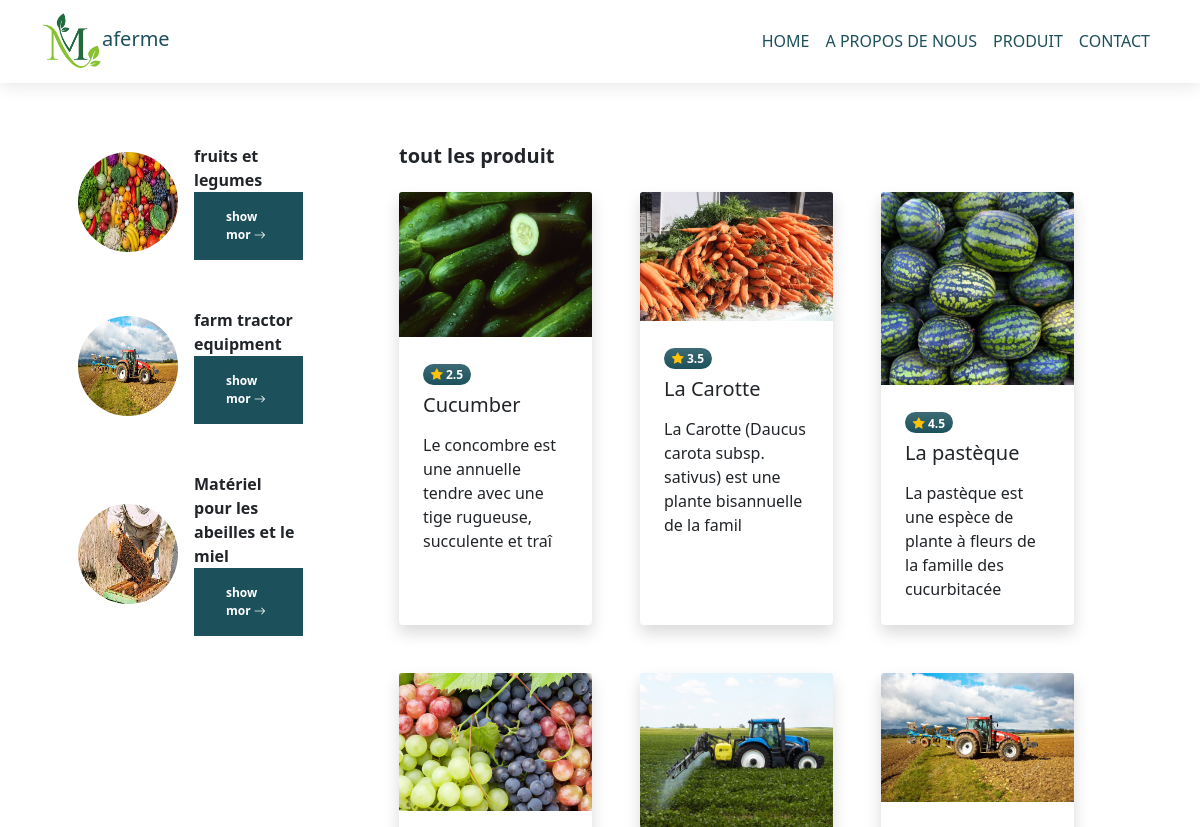
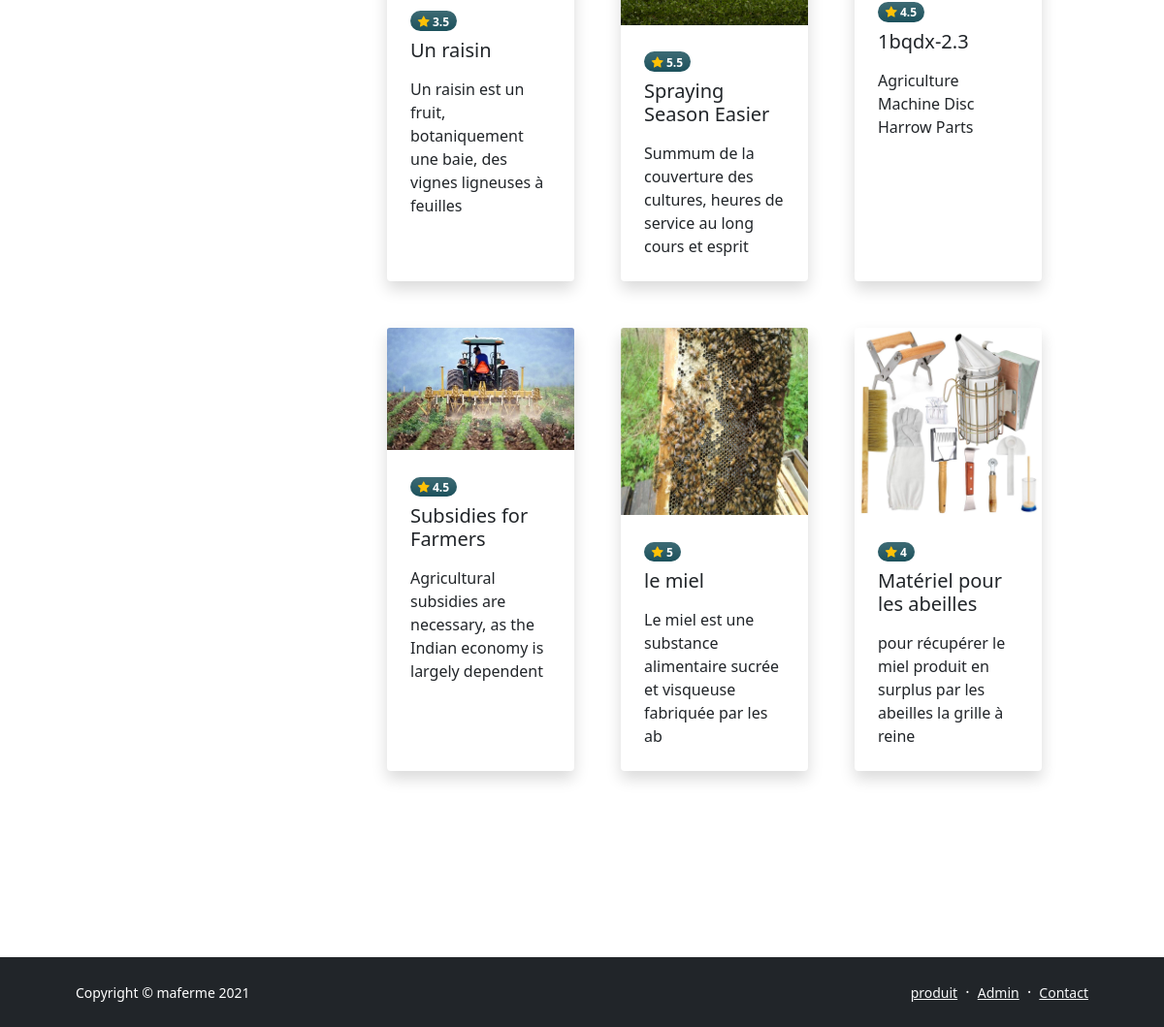
The app's page /all_produit.php with its own data (2 pictures, top to bottom).
### tables this page shows
CREATE TABLE `categorie` (
  `cat_id` int(3) NOT NULL,
  `cat_titre` varchar(255) NOT NULL,
  `cat_image` text NOT NULL
);

CREATE TABLE `produit` (
  `produit_id` int(11) NOT NULL,
  `produit_cat_id` int(11) NOT NULL,
  `produit_titre` varchar(255) NOT NULL,
  `produit_prix` int(11) NOT NULL,
  `produit_img` text NOT NULL,
  `produit_comment` varchar(255) NOT NULL,
  `produit_description` text NOT NULL,
  `produit_date` date NOT NULL,
  `produit_evaluation` float NOT NULL
);

### all_produit.php (the view, shortened to what this page needs)
<?php include "./include/head.php" ?>
<section class="py-5">
    <div class="container px-5 my-5">
        <div class="row gx-5">
            <div class="col-lg-3" data-aos="fade-right">
                <?php
                $query = "SELECT * FROM categorie ";
                $select_all = mysqli_query($conn, $query);
                while ($row = mysqli_fetch_assoc($select_all)) {
                    $cat_id = $row['cat_id'];
                    $cat_titre = $row['cat_titre'];
                    $cat_image = $row['cat_image'];
                ?>
                    <div class="d-flex align-items-center mt-lg-5 mb-4">
                        <img style=" width: 100px; height: 100px ;" class="img-fluid rounded-circle" src="image_db/categotie_img/<?php echo $cat_image ?> " alt="..." />
                        <div class="ms-3">
                            <div class="fw-bold"><?php echo $cat_titre ?></div>
                            <div class="text-muted">
                                <a class="button button--flex button--link home__info-button" href="category.php?cat_id=<?php echo $cat_id ?>">
                                    show mor <i class="bi bi-arrow-right"></i>
                                </a>
                            </div>
                        </div>
                    </div>
                <?php  } ?>
            </div>
            <div class="col-lg-9" data-aos="fade-left">
                <section class="py-5">
                    <div class="container px-5">
                        <h2 class="fw-bolder fs-5 mb-4">tout les produit</h2>
                        <div class="row gx-5">
                            <?php
                            $query = "SELECT * FROM produit  ";
                            $select_all = mysqli_query($conn, $query);
                            while ($row = mysqli_fetch_assoc($select_all)) {
                                $produit_id = $row['produit_id'];
                                $produit_titre = $row['produit_titre'];
                                $produit_evaluation = $row['produit_evaluation'];
                                $produit_description = substr($row['produit_description'], 0, 80);
                                $produit_img = $row['produit_img'];
                            ?>
                                <div class="col-lg-4 mb-5">
                                    <div class="card h-100 shadow border-0">
                                        <img class="card-img-top" src="image_db/produit_img/<?php echo $produit_img ?>" alt="..." />
                                        <div class="card-body p-4">
                                            <div class="badge bg-secondary bg-gradient rounded-pill mb-2"><i class="bi bi-star-fill text-warning"></i> <?php echo $produit_evaluation ?></div>
                                            <a class="text-decoration-none link-dark stretched-link" href="produit_comenter.php?p_id=<?php echo $produit_id ?>">
                                                <h5 class="card-title mb-3"><?php echo $produit_titre ?></h5>
                                            </a>
                                            <p class="card-text mb-0"><?php echo $produit_description ?></p>
                                        </div>
                                    </div>
                                </div>
                            <?php } ?>
                        </div>
                    </div>
            </div>
        </div>
</section>
</main>
<?php include "./include/footer.php" ?>

### include/head.php (shortened to what this page needs)
<!DOCTYPE html>
<html lang="en">
<head>
    <link rel="stylesheet" href="https://unpkg.com/aos@next/dist/aos.css" />
    <link href="https://cdn.jsdelivr.net/npm/bootstrap-icons@1.5.0/font/bootstrap-icons.css" rel="stylesheet" />
    <link href="css/styles.css" rel="stylesheet" />
</head>
<body class="d-flex flex-column">
    <main class="flex-shrink-0">
        <nav id="navbar" class="navbar nav  fixed-top navbar-expand-lg navbar-light scrolling-active">
            <div class="container ">
                <a class="navbar-brand  navA " href="index.php"><img class="logo " src="./image_db/maFERME.png" alt="">aferme</a>
                <ul class="navbar-nav ms-auto mb-2 mb-lg-0">
                    <li class="nav-item"><a class="nav-link navA " href="index.php ">HOME</a></li>
                    <li class="nav-item"><a class="nav-link navA " href="about.php">A PROPOS DE NOUS </a></li>
                    <li class="nav-item"><a class="nav-link navA " href="all_produit.php">PRODUIT</a></li>
                    <li class="nav-item"><a class="nav-link navA " href="contact.php">CONTACT</a></li>
                </ul>
            </div>
        </nav>

### include/footer.php (shortened to what this page needs)
<footer class="bg-dark py-4 mt-auto">
    <div class="container px-5">
        <div class="row align-items-center justify-content-between flex-column flex-sm-row">
            <div class="col-auto">
                <div class="small m-0 text-white">Copyright &copy; maferme 2021</div>
            </div>
            <div class="col-auto">
                <a class="link-light small" href="all_produit.php">produit</a>
                <span class="text-white mx-1">&middot;</span>
                <a class="link-light small" href="admin/login.php">Admin</a>
                <span class="text-white mx-1">&middot;</span>
                <a class="link-light small" href="contact.php">Contact</a>
            </div>
        </div>
    </div>
</footer>
</body>
</html>

### include/head.php (style rules this page uses)
.navA { color: #1c515c !important; }

### records on screen
categorie: cat_image (picture), cat_titre "fruits et legumes"
categorie: cat_image (picture), cat_titre "farm tractor equipment"
categorie: cat_image (picture), cat_titre "Matériel pour les abeilles et le miel"
produit: produit_img (picture), produit_evaluation "2.5", produit_titre "Cucumber", produit_description "Le concombre est une annuelle tendre avec une tige rugueuse, succulente et traî"
produit: produit_img (picture), produit_evaluation "3.5", produit_titre "La Carotte", produit_description "La Carotte (Daucus carota subsp. sativus) est une plante bisannuelle de la famil"
produit: produit_img (picture), produit_evaluation "4.5", produit_titre "La pastèque", produit_description "La pastèque est une espèce de plante à fleurs de la famille des cucurbitacée"
produit: produit_img (picture), produit_evaluation "3.5", produit_titre "Un raisin", produit_description "Un raisin est un fruit, botaniquement une baie, des vignes ligneuses à feuilles"
produit: produit_img (picture), produit_evaluation "5.5", produit_titre "Spraying Season Easier", produit_description "Summum de la couverture des cultures, heures de service au long cours et esprit"
produit: produit_img (picture), produit_evaluation "4.5", produit_titre "1bqdx-2.3", produit_description "Agriculture Machine Disc Harrow Parts"
produit: produit_img (picture), produit_evaluation "4.5", produit_titre "Subsidies for Farmers", produit_description "Agricultural subsidies are necessary, as the Indian economy is largely dependent"
produit: produit_img (picture), produit_evaluation "5", produit_titre "le miel", produit_description "Le miel est une substance alimentaire sucrée et visqueuse fabriquée par les ab"
produit: produit_img (picture), produit_evaluation "4", produit_titre "Matériel pour les abeilles", produit_description "pour récupérer le miel produit en surplus par les abeilles la grille à reine"
